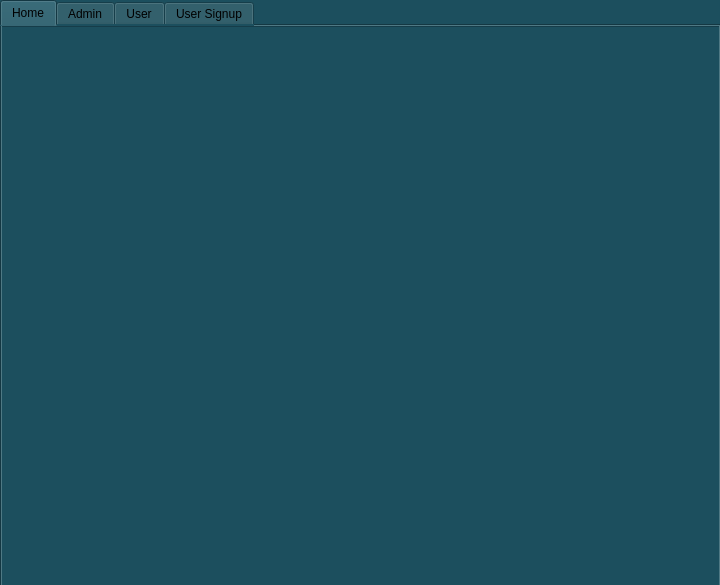
<?xml version="1.0" encoding="UTF-8"?>
<ui version="4.0">
 <class>Dialog</class>
 <widget class="QDialog" name="Dialog">
  <property name="geometry">
   <rect>
    <x>0</x>
    <y>0</y>
    <width>720</width>
    <height>585</height>
   </rect>
  </property>
  <property name="windowTitle">
   <string>Dialog</string>
  </property>
  <property name="styleSheet">
   <string notr="true">background-color: rgb(28, 79, 94);</string>
  </property>
  <widget class="QTabWidget" name="tabWidget">
   <property name="geometry">
    <rect>
     <x>0</x>
     <y>0</y>
     <width>721</width>
     <height>591</height>
    </rect>
   </property>
   <property name="styleSheet">
    <string notr="true">background-color: rgb(28, 79, 94);</string>
   </property>
   <property name="currentIndex">
    <number>0</number>
   </property>
   <widget class="QWidget" name="tab">
    <attribute name="title">
     <string>Home</string>
    </attribute>
    <widget class="QFrame" name="frame">
     <property name="geometry">
      <rect>
       <x>-10</x>
       <y>0</y>
       <width>730</width>
       <height>570</height>
      </rect>
     </property>
     <property name="styleSheet">
      <string notr="true">border-image: url(:/newPrefix/C:/Users/SJ/Desktop/March6_2018-1024x683.jpg);</string>
     </property>
     <property name="frameShape">
      <enum>QFrame::StyledPanel</enum>
     </property>
     <property name="frameShadow">
      <enum>QFrame::Raised</enum>
     </property>
    </widget>
   </widget>
   <widget class="QWidget" name="tab_4">
    <attribute name="title">
     <string>Admin</string>
    </attribute>
    <widget class="QLineEdit" name="apwd">
     <property name="geometry">
      <rect>
       <x>230</x>
       <y>260</y>
       <width>290</width>
       <height>40</height>
      </rect>
     </property>
     <property name="styleSheet">
      <string notr="true">font: 14pt &quot;Levenim MT&quot;;
color: rgb(255, 251, 248);</string>
     </property>
     <property name="text">
      <string/>
     </property>
     <property name="echoMode">
      <enum>QLineEdit::Password</enum>
     </property>
     <property name="placeholderText">
      <string>Enter Password</string>
     </property>
    </widget>
    <widget class="QLineEdit" name="aid">
     <property name="geometry">
      <rect>
       <x>230</x>
       <y>210</y>
       <width>290</width>
       <height>40</height>
      </rect>
     </property>
     <property name="styleSheet">
      <string notr="true">font: 14pt &quot;Levenim MT&quot;;
color: rgb(255, 251, 248);</string>
     </property>
     <property name="text">
      <string/>
     </property>
     <property name="placeholderText">
      <string>Enter Login ID</string>
     </property>
    </widget>
    <widget class="QLabel" name="label">
     <property name="geometry">
      <rect>
       <x>280</x>
       <y>140</y>
       <width>191</width>
       <height>61</height>
      </rect>
     </property>
     <property name="styleSheet">
      <string notr="true">font: 14pt &quot;Levenim MT&quot;;
color: rgb(255, 251, 248);</string>
     </property>
     <property name="text">
      <string>&lt;html&gt;&lt;head/&gt;&lt;body&gt;&lt;p align=&quot;center&quot;&gt;&lt;span style=&quot; font-weight:600;&quot;&gt;Admin Login&lt;/span&gt;&lt;/p&gt;&lt;/body&gt;&lt;/html&gt;</string>
     </property>
    </widget>
    <widget class="QLabel" name="label_5">
     <property name="geometry">
      <rect>
       <x>30</x>
       <y>10</y>
       <width>650</width>
       <height>81</height>
      </rect>
     </property>
     <property name="styleSheet">
      <string notr="true">font: 14pt &quot;MV Boli&quot;;
</string>
     </property>
     <property name="text">
      <string>&lt;html&gt;&lt;head/&gt;&lt;body&gt;&lt;p align=&quot;center&quot;&gt;&lt;span style=&quot; font-size:18pt; color:#e30c3b;&quot;&gt;Prediction of Hard Disk Drive Failure&lt;/span&gt;&lt;/p&gt;&lt;/body&gt;&lt;/html&gt;</string>
     </property>
    </widget>
    <widget class="QPushButton" name="alogin">
     <property name="geometry">
      <rect>
       <x>230</x>
       <y>310</y>
       <width>120</width>
       <height>40</height>
      </rect>
     </property>
     <property name="styleSheet">
      <string notr="true">font: 14pt &quot;Levenim MT&quot;;
color: rgb(255, 251, 248);</string>
     </property>
     <property name="text">
      <string>Login</string>
     </property>
    </widget>
   </widget>
   <widget class="QWidget" name="tab_2">
    <attribute name="title">
     <string>User</string>
    </attribute>
    <widget class="QLabel" name="label_6">
     <property name="geometry">
      <rect>
       <x>30</x>
       <y>10</y>
       <width>650</width>
       <height>81</height>
      </rect>
     </property>
     <property name="styleSheet">
      <string notr="true">font: 14pt &quot;MV Boli&quot;;
</string>
     </property>
     <property name="text">
      <string>&lt;html&gt;&lt;head/&gt;&lt;body&gt;&lt;p align=&quot;center&quot;&gt;&lt;span style=&quot; font-size:18pt; color:#e30c3b;&quot;&gt;Prediction of Hard Disk Drive Failure&lt;/span&gt;&lt;/p&gt;&lt;/body&gt;&lt;/html&gt;</string>
     </property>
    </widget>
    <widget class="QPushButton" name="ulogin">
     <property name="geometry">
      <rect>
       <x>230</x>
       <y>320</y>
       <width>120</width>
       <height>40</height>
      </rect>
     </property>
     <property name="styleSheet">
      <string notr="true">font: 14pt &quot;Levenim MT&quot;;
color: rgb(255, 251, 248);</string>
     </property>
     <property name="text">
      <string>Login</string>
     </property>
    </widget>
    <widget class="QLabel" name="label_3">
     <property name="geometry">
      <rect>
       <x>270</x>
       <y>150</y>
       <width>191</width>
       <height>61</height>
      </rect>
     </property>
     <property name="styleSheet">
      <string notr="true">font: 14pt &quot;Levenim MT&quot;;
color: rgb(255, 251, 248);</string>
     </property>
     <property name="text">
      <string>&lt;html&gt;&lt;head/&gt;&lt;body&gt;&lt;p align=&quot;center&quot;&gt;&lt;span style=&quot; font-weight:600;&quot;&gt;User Login&lt;/span&gt;&lt;/p&gt;&lt;/body&gt;&lt;/html&gt;</string>
     </property>
    </widget>
    <widget class="QLineEdit" name="upwd">
     <property name="geometry">
      <rect>
       <x>230</x>
       <y>270</y>
       <width>290</width>
       <height>40</height>
      </rect>
     </property>
     <property name="styleSheet">
      <string notr="true">font: 14pt &quot;Levenim MT&quot;;
color: rgb(255, 251, 248);</string>
     </property>
     <property name="text">
      <string/>
     </property>
     <property name="echoMode">
      <enum>QLineEdit::Password</enum>
     </property>
     <property name="placeholderText">
      <string>Enter Password</string>
     </property>
    </widget>
    <widget class="QLineEdit" name="uid">
     <property name="geometry">
      <rect>
       <x>230</x>
       <y>220</y>
       <width>290</width>
       <height>40</height>
      </rect>
     </property>
     <property name="styleSheet">
      <string notr="true">font: 14pt &quot;Levenim MT&quot;;
color: rgb(255, 251, 248);</string>
     </property>
     <property name="text">
      <string/>
     </property>
     <property name="placeholderText">
      <string>Enter Email ID</string>
     </property>
    </widget>
   </widget>
   <widget class="QWidget" name="tab_3">
    <attribute name="title">
     <string>User Signup</string>
    </attribute>
    <widget class="QLineEdit" name="rph">
     <property name="geometry">
      <rect>
       <x>250</x>
       <y>280</y>
       <width>290</width>
       <height>40</height>
      </rect>
     </property>
     <property name="styleSheet">
      <string notr="true">font: 14pt &quot;Levenim MT&quot;;
color: rgb(255, 251, 248);</string>
     </property>
     <property name="text">
      <string/>
     </property>
     <property name="placeholderText">
      <string>Enter Contact</string>
     </property>
    </widget>
    <widget class="QLineEdit" name="rname">
     <property name="geometry">
      <rect>
       <x>250</x>
       <y>230</y>
       <width>290</width>
       <height>40</height>
      </rect>
     </property>
     <property name="styleSheet">
      <string notr="true">font: 14pt &quot;Levenim MT&quot;;
color: rgb(255, 251, 248);</string>
     </property>
     <property name="text">
      <string/>
     </property>
     <property name="placeholderText">
      <string>Enter Name</string>
     </property>
    </widget>
    <widget class="QLineEdit" name="remail">
     <property name="geometry">
      <rect>
       <x>250</x>
       <y>330</y>
       <width>290</width>
       <height>40</height>
      </rect>
     </property>
     <property name="styleSheet">
      <string notr="true">font: 14pt &quot;Levenim MT&quot;;
color: rgb(255, 251, 248);</string>
     </property>
     <property name="text">
      <string/>
     </property>
     <property name="placeholderText">
      <string>Enter Email ID</string>
     </property>
    </widget>
    <widget class="QLabel" name="label_7">
     <property name="geometry">
      <rect>
       <x>50</x>
       <y>20</y>
       <width>650</width>
       <height>81</height>
      </rect>
     </property>
     <property name="styleSheet">
      <string notr="true">font: 14pt &quot;MV Boli&quot;;
</string>
     </property>
     <property name="text">
      <string>&lt;html&gt;&lt;head/&gt;&lt;body&gt;&lt;p align=&quot;center&quot;&gt;&lt;span style=&quot; font-size:18pt; color:#e30c3b;&quot;&gt;Prediction of Hard Disk Drive Failure&lt;/span&gt;&lt;/p&gt;&lt;/body&gt;&lt;/html&gt;</string>
     </property>
    </widget>
    <widget class="QPushButton" name="ulogin_2">
     <property name="geometry">
      <rect>
       <x>250</x>
       <y>430</y>
       <width>120</width>
       <height>40</height>
      </rect>
     </property>
     <property name="styleSheet">
      <string notr="true">font: 14pt &quot;Levenim MT&quot;;
color: rgb(255, 251, 248);</string>
     </property>
     <property name="text">
      <string>Register</string>
     </property>
    </widget>
    <widget class="QLabel" name="label_4">
     <property name="geometry">
      <rect>
       <x>290</x>
       <y>160</y>
       <width>221</width>
       <height>61</height>
      </rect>
     </property>
     <property name="styleSheet">
      <string notr="true">font: 14pt &quot;Levenim MT&quot;;
color: rgb(255, 251, 248);</string>
     </property>
     <property name="text">
      <string>&lt;html&gt;&lt;head/&gt;&lt;body&gt;&lt;p align=&quot;center&quot;&gt;&lt;span style=&quot; font-weight:600;&quot;&gt;User Registration&lt;/span&gt;&lt;/p&gt;&lt;/body&gt;&lt;/html&gt;</string>
     </property>
    </widget>
    <widget class="QLineEdit" name="rpwd">
     <property name="geometry">
      <rect>
       <x>250</x>
       <y>380</y>
       <width>290</width>
       <height>40</height>
      </rect>
     </property>
     <property name="styleSheet">
      <string notr="true">font: 14pt &quot;Levenim MT&quot;;
color: rgb(255, 251, 248);</string>
     </property>
     <property name="text">
      <string/>
     </property>
     <property name="echoMode">
      <enum>QLineEdit::Password</enum>
     </property>
     <property name="placeholderText">
      <string>Enter Password</string>
     </property>
    </widget>
   </widget>
  </widget>
 </widget>
 <resources>
  <include location="../../img.qrc"/>
 </resources>
 <connections/>
</ui>
